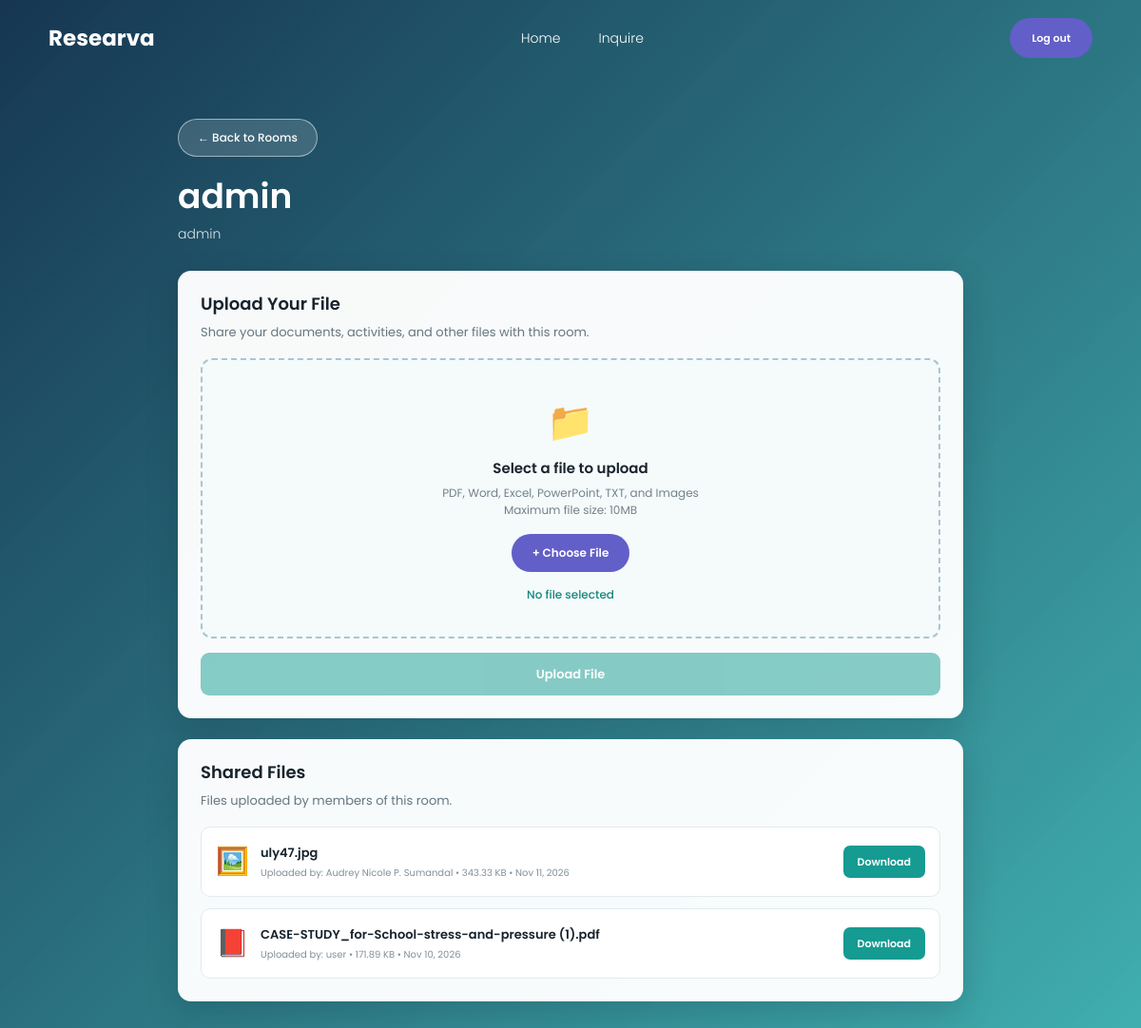
Screenshot of /user/room.php?id=1 (signed in) with the database file from the repository.
### tables this page shows
CREATE TABLE `rooms` (
  `id` int(11) NOT NULL,
  `room_name` varchar(100) NOT NULL,
  `description` text DEFAULT NULL,
  `created_by` int(11) NOT NULL,
  `created_at` timestamp NOT NULL DEFAULT current_timestamp()
);

CREATE TABLE `room_files` (
  `id` int(11) NOT NULL,
  `room_id` int(11) NOT NULL,
  `uploaded_by` int(11) NOT NULL,
  `original_name` varchar(255) NOT NULL,
  `stored_name` varchar(255) NOT NULL,
  `file_path` varchar(500) NOT NULL,
  `file_size` bigint(20) NOT NULL,
  `uploaded_at` timestamp NOT NULL DEFAULT current_timestamp(),
  `admin_viewed_at` datetime DEFAULT NULL,
  `notification_dismissed` tinyint(1) NOT NULL DEFAULT 0
);

CREATE TABLE `users` (
  `id` int(255) NOT NULL,
  `fullname` varchar(100) NOT NULL,
  `username` varchar(100) NOT NULL,
  `email` varchar(100) NOT NULL,
  `password` varchar(100) NOT NULL,
  `role` enum('admin','user') NOT NULL,
  `email_verified` tinyint(1) NOT NULL DEFAULT 0,
  `verification_token` varchar(64) DEFAULT NULL,
  `token_expires` datetime DEFAULT NULL,
  `profile_pic` varchar(255) DEFAULT NULL
);

### user/room.php (the view, shortened to what this page needs)
<?php
include "../config/database.php";
$room_id = filter_input(INPUT_GET, 'id', FILTER_VALIDATE_INT);
$stmt = $conn->prepare("SELECT * FROM rooms WHERE id = ?");
$stmt->bind_param("i", $room_id);
$stmt->execute();
$room = $stmt->get_result()->fetch_assoc();
$sql = "SELECT room_files.*, users.fullname
        FROM room_files
        LEFT JOIN users ON room_files.uploaded_by = users.id
        WHERE room_files.room_id = ?
        ORDER BY room_files.uploaded_at DESC";
$stmt = $conn->prepare($sql);
$stmt->bind_param("i", $room_id);
$stmt->execute();
$files = $stmt->get_result();
?>
<!DOCTYPE html>
<html lang="en">
<head>
<link href="https://cdn.jsdelivr.net/npm/bootstrap@5.3.3/dist/css/bootstrap.min.css" rel="stylesheet">
</head>
<body>
<header class="site-header">
    <a href="first.php" class="brand">
        Researva
    </a>
    <nav class="site-nav">
        <a href="first.php">Home</a>
        <a href="inquire.php">Inquire</a>
    </nav>
    <a href="../logout.php" class="pill">
        Log out
    </a>
</header>
<main class="container page">
<a href="first.php" class="back-btn">
    ← Back to Rooms
</a>
    <section class="welcome">
        <h1>
            <?php echo htmlspecialchars($room['room_name']); ?>
        </h1>
        <p>
            <?php echo htmlspecialchars($room['description'] ?? 'Share your progress.'); ?>
        </p>
    </section>
    <div class="room-card">
        <h5 class="section-title">
            Upload Your File
        </h5>
        <p class="description">
            Share your documents, activities, and other files with this room.
        </p>
        <form method="POST" enctype="multipart/form-data">
            <div class="upload-area">
                <div class="upload-icon">
                    📁
                </div>
                <h5>Select a file to upload</h5>
                <p>
                    PDF, Word, Excel, PowerPoint, TXT, and Images
                    <br>
                    Maximum file size: 10MB
                </p>
                <label for="room_file" class="choose-btn">
                    + Choose File
                </label>
                <div class="selected-file" id="selectedFile">
                    No file selected
                </div>
            </div>
            <button
                type="submit"
                name="upload_file"
                class="upload-btn"
                id="uploadButton"
                disabled
            >
                Upload File
            </button>
        </form>
    </div>
    <div class="room-card">
        <h5 class="section-title">
            Shared Files
        </h5>
        <p class="description">
            Files uploaded by members of this room.
        </p>
        <?php if ($files->num_rows > 0): ?>
            <?php while ($file = $files->fetch_assoc()): ?>
                <?php
                    $extension = strtolower(
                        pathinfo($file['original_name'], PATHINFO_EXTENSION)
                    );
                    $icon = '📄';
                    if (in_array($extension, ['jpg', 'jpeg', 'png'])) {
                        $icon = '🖼️';
                    } elseif ($extension === 'pdf') {
                        $icon = '📕';
                    } elseif (in_array($extension, ['doc', 'docx'])) {
                        $icon = '📝';
                    } elseif (in_array($extension, ['xls', 'xlsx'])) {
                        $icon = '📊';
                    } elseif (in_array($extension, ['ppt', 'pptx'])) {
                        $icon = '📽️';
                    }
                    $file_size = $file['file_size'] >= 1048576
                        ? number_format($file['file_size'] / 1048576, 2) . ' MB'
                        : number_format($file['file_size'] / 1024, 2) . ' KB';
                ?>
                <div class="file-item">
                    <div class="file-info">
                        <div class="file-icon">
                            <?php echo $icon; ?>
                        </div>
                        <div class="file-details">
                            <div class="file-name">
                                <?php echo htmlspecialchars($file['original_name']); ?>
                            </div>
                            <div class="file-meta">
                                Uploaded by:
                                <?php echo htmlspecialchars($file['fullname'] ?? 'User'); ?>
                                • <?php echo $file_size; ?>
                                • <?php echo date(
                                    'M d, Y',
                                    strtotime($file['uploaded_at'])
                                ); ?>
                            </div>
                        </div>
                    </div>
                    <a
                        href="<?php echo htmlspecialchars($file['file_path']); ?>"
                        class="download-btn"
                        download="<?php echo htmlspecialchars($file['original_name']); ?>"
                    >
                        Download
                    </a>
                </div>
            <?php endwhile; ?>
        <?php endif; ?>
    </div>
</main>
</body>
</html>

### user/room.php (style rules this page uses)
* { box-sizing: border-box; }
body { margin: 0; min-height: 100vh; font-family: "Poppins", sans-serif; color: #17232c; background: linear-gradient( 135deg, rgba(8,42,71,.94), rgba(44,168,168,.90) ), url("https://images.unsplash.com/photo-1523050854058-8df90110c9f1?auto=format&fit=crop&w=2000&q=85") center / cover fixed no-repeat; }
.site-header { min-height: 80px; width: min(100% - 8.5%, 1400px); margin: auto; display: flex; align-items: center; justify-content: space-between; gap: 24px; }
.brand { color: white; text-decoration: none; font-size: 23px; font-weight: 700; }
.site-nav { display: flex; gap: 40px; }
.site-nav a { color: white; text-decoration: none; font-size: 14px; font-weight: 300; }
.pill { background: #625fc8; color: white; text-decoration: none; padding: 13px 23px; border-radius: 999px; font-size: 11px; font-weight: 600; }
.page { max-width: 850px; margin: 45px auto 70px; }
.welcome { color: white; margin-bottom: 28px; }
.welcome h1 { font-size: clamp(26px, 4vw, 36px); font-weight: 600; margin-bottom: 8px; }
.welcome p { font-size: 14px; font-weight: 300; color: rgba(255,255,255,.85); }
.room-card { background: rgba(255,255,255,.97); border-radius: 14px; padding: 24px; margin-bottom: 22px; box-shadow: 0 12px 34px rgba(3,28,43,.18); }
.section-title { font-size: 18px; font-weight: 600; margin-bottom: 8px; color: #17232c; }
.description { color: #667781; font-size: 13px; line-height: 1.7; }
.upload-area { border: 2px dashed #a9c6ce; border-radius: 12px; padding: 35px 20px; text-align: center; background: #f5fafb; transition: .2s; }
.upload-icon { font-size: 40px; margin-bottom: 10px; }
.upload-area h5 { font-size: 15px; font-weight: 600; }
.upload-area p { font-size: 12px; color: #71828a; }
.choose-btn { display: inline-block; background: #625fc8; color: white; padding: 11px 22px; border-radius: 999px; font-size: 12px; font-weight: 600; cursor: pointer; transition: .2s; }
.selected-file { margin-top: 15px; color: #16877e; font-size: 12px; font-weight: 500; overflow-wrap: anywhere; }
.upload-btn { width: 100%; margin-top: 15px; border: none; background: #159b91; color: white; padding: 13px; border-radius: 9px; font-size: 13px; font-weight: 600; transition: .2s; }
.upload-btn:disabled { opacity: .5; cursor: not-allowed; }
.file-item { display: flex; align-items: center; justify-content: space-between; gap: 15px; padding: 15px; border: 1px solid #e2eaed; border-radius: 10px; margin-top: 12px; background: #fff; }
.file-info { display: flex; align-items: center; gap: 12px; min-width: 0; }
.file-icon { font-size: 28px; }
.file-details { min-width: 0; }
.file-name { font-size: 13px; font-weight: 600; overflow-wrap: anywhere; }
.file-meta { font-size: 10px; color: #819099; margin-top: 4px; }
.download-btn { background: #159b91; color: white; text-decoration: none; padding: 9px 15px; border-radius: 7px; font-size: 11px; font-weight: 600; white-space: nowrap; }
.back-btn { display: inline-flex; align-items: center; gap: 8px; background: rgba(255,255,255,.15); color: white; border: 1px solid rgba(255,255,255,.5); padding: 10px 20px; border-radius: 999px; text-decoration: none; font-size: 12px; font-weight: 500; transition: .2s; margin-bottom: 20px; }

### rows the page displays
rooms: room_name "admin", description "admin"
room_files: original_name "🖼️", original_name "uly47.jpg", uploaded_by.fullname "Audrey Nicole P. Sumandal", file_size "343.33 KB", uploaded_at "Nov 11, 2026"
room_files: original_name "📕", original_name "CASE-STUDY_for-School-stress-and-pressure (1).pdf", uploaded_by.fullname "user", file_size "171.89 KB", uploaded_at "Nov 10, 2026"
